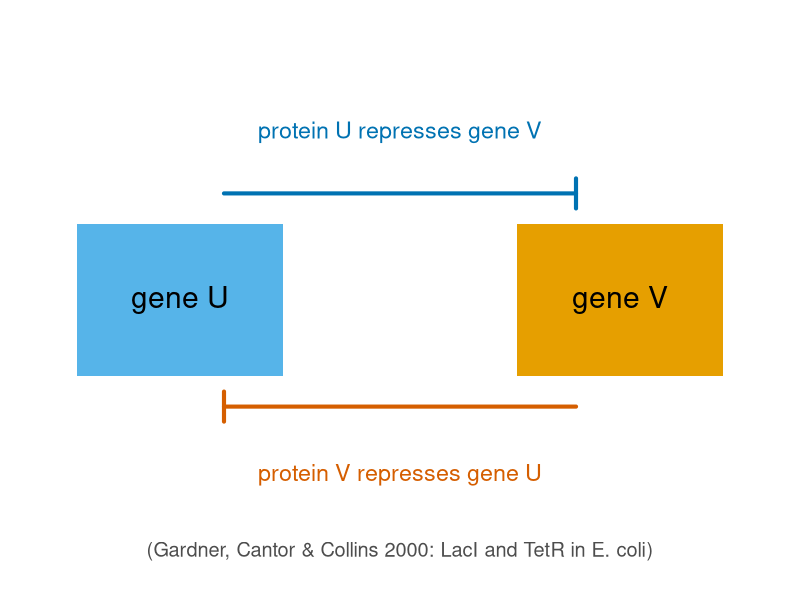
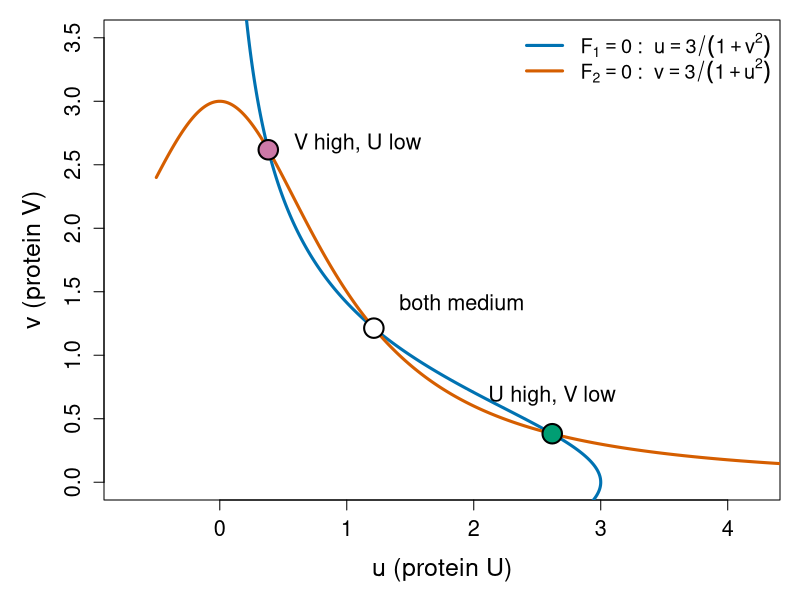
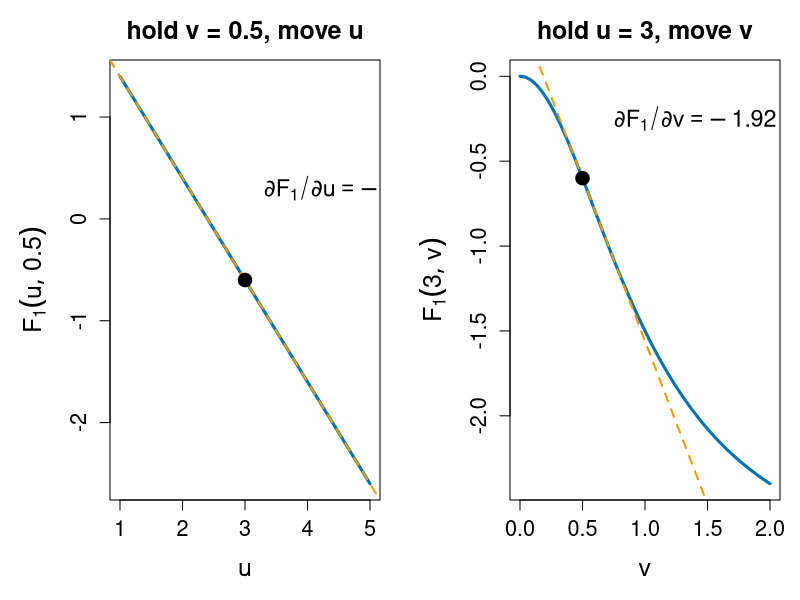
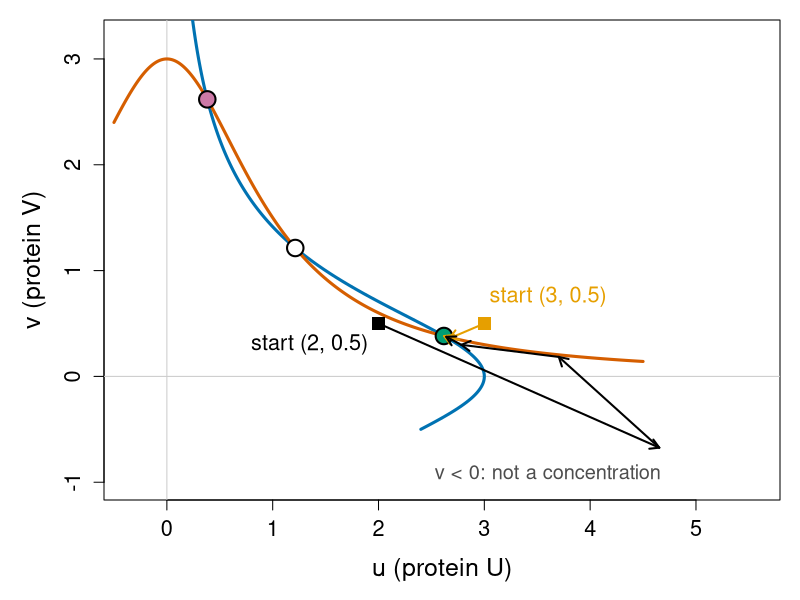
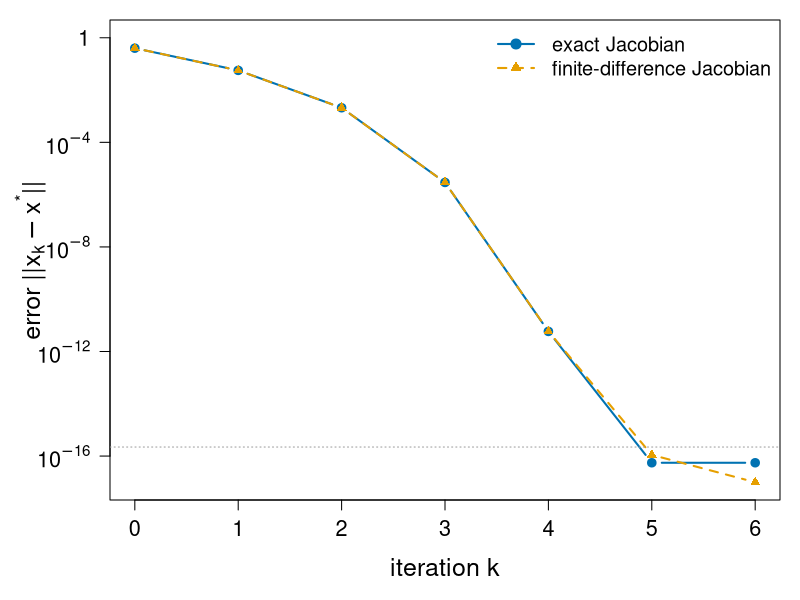
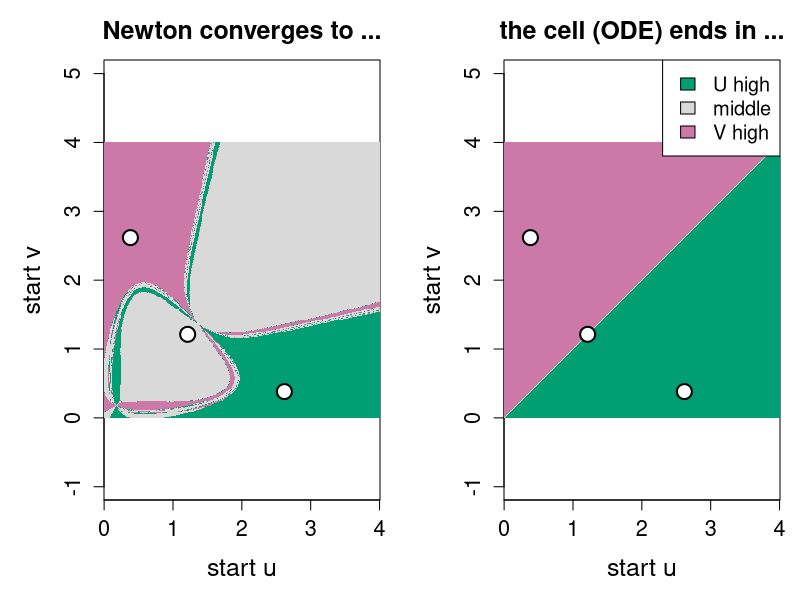
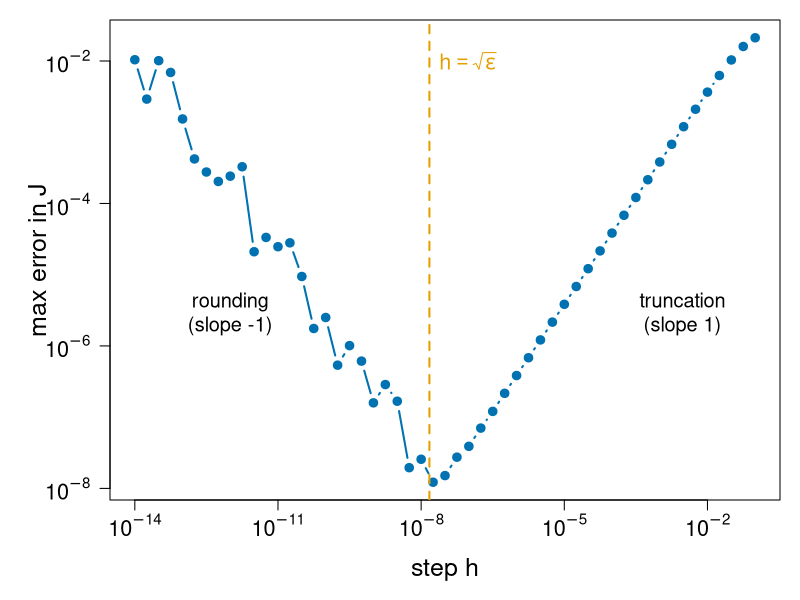
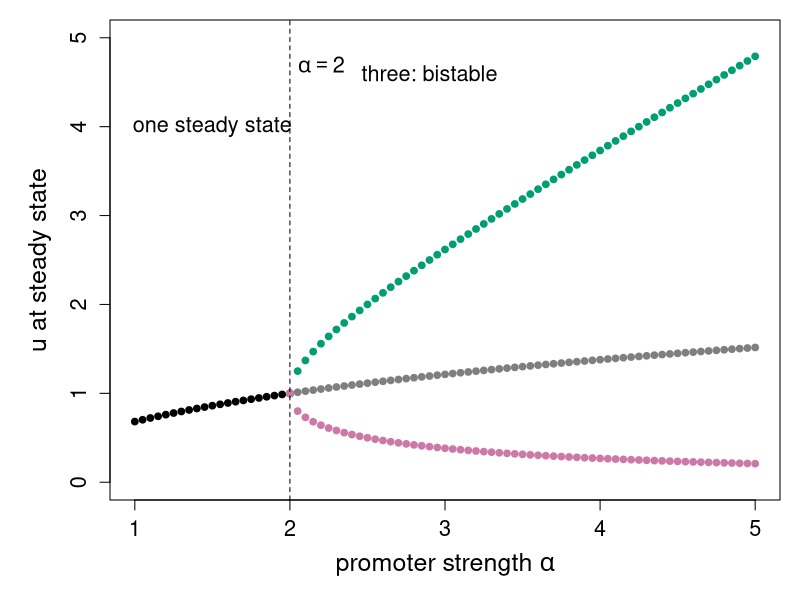

Here is the R script that generated these plots, in order:
# Figures for the newton-systems/ unit ("Newton for systems of equations").
#
# Re-run by hand from this folder (it is NOT run by `quarto render`):
#   cd newton-systems && Rscript make-newton-systems-figs.R
#
# Base R graphics only (grDevices::svg). Colours are Okabe-Ito
# (colour-blind safe). Running example: the symmetric two-gene toggle switch
#   du/dt = alpha / (1 + v^n) - u,   dv/dt = alpha / (1 + u^n) - v
# with alpha = 3, n = 2 (steady states (2.618, 0.382), (1.213, 1.213),
# (0.382, 2.618)). Makes:
#   fig01-toggle-circuit.svg   the circuit: two genes repressing each other
#   fig02-steady-states.svg    the curves F1 = 0 and F2 = 0 and their 3 crossings
#   fig03-partials.svg         partial derivatives as slopes of slices
#   fig04-newton-path.svg      Newton iterates from two starts
#   fig05-error-iter.svg       error vs iteration: exact and finite-difference J
#   fig06-basins.svg           which steady state Newton finds vs where the cell goes
#   fig07-fd-error.svg         error of the finite-difference Jacobian vs h
#   fig08-alpha-scan.svg       steady states vs promoter strength alpha

oi <- c(orange = "#E69F00", sky = "#56B4E9", green = "#009E73",
        yellow = "#F0E442", blue = "#0072B2", red = "#D55E00",
        purple = "#CC79A7", grey = "#999999")

alpha <- 3; n <- 2
Fx <- function(x, a = alpha) c(a / (1 + x[2]^n) - x[1], a / (1 + x[1]^n) - x[2])
Jx <- function(x, a = alpha) {
  u <- x[1]; v <- x[2]
  matrix(c(-1, -a * n * v^(n - 1) / (1 + v^n)^2,
           -a * n * u^(n - 1) / (1 + u^n)^2, -1), 2, byrow = TRUE)
}
fdJ <- function(F, x, h = sqrt(.Machine$double.eps)) {
  f0 <- F(x); Jm <- matrix(0, length(f0), length(x))
  for (j in seq_along(x)) {
    xh <- x; hj <- h * max(abs(x[j]), 1); xh[j] <- x[j] + hj
    Jm[, j] <- (F(xh) - f0) / hj
  }
  Jm
}
newton_path <- function(x, Jf = Jx, maxit = 30, tol = 1e-14) {
  P <- matrix(x, nrow = 1)
  for (k in 1:maxit) {
    d <- solve(Jf(x), -Fx(x)); x <- x + d; P <- rbind(P, x)
    if (sqrt(sum(d^2)) < tol) break
  }
  P
}
x_hi  <- c((3 + sqrt(5)) / 2, (3 - sqrt(5)) / 2)
x_lo  <- rev(x_hi)
x_mid <- rep(uniroot(function(u) u^3 + u - 3, c(0, 3), tol = 1e-15)$root, 2)

big <- function() par(cex.lab = 1.5, cex.axis = 1.3, cex.main = 1.5)

## ---- fig01: the circuit ---------------------------------------------------
svg("fig01-toggle-circuit.svg", width = 10, height = 3.6)
par(mar = c(0.2, 0.2, 0.2, 0.2))
plot(NA, xlim = c(0, 10), ylim = c(0, 3.6), axes = FALSE, xlab = "", ylab = "")
rect(0.6, 1.3, 3.4, 2.3, col = oi["sky"], border = NA)
rect(6.6, 1.3, 9.4, 2.3, col = oi["orange"], border = NA)
text(2, 1.8, "gene U", cex = 1.8); text(8, 1.8, "gene V", cex = 1.8)
# repression arrows: flat heads (angle = 90)
arrows(2.6, 2.5, 7.4, 2.5, angle = 90, length = 0.15, lwd = 4, col = oi["blue"])
arrows(7.4, 1.1, 2.6, 1.1, angle = 90, length = 0.15, lwd = 4, col = oi["red"])
text(5, 2.9, "protein U represses gene V", cex = 1.4, col = oi["blue"])
text(5, 0.65, "protein V represses gene U", cex = 1.4, col = oi["red"])
text(5, 0.15, "(Gardner, Cantor & Collins 2000: LacI and TetR in E. coli)", cex = 1.2, col = "grey30")
dev.off()

## ---- fig02: the two curves and the three steady states -------------------
nullcl <- function() {
  s <- seq(-0.5, 4.5, length.out = 400)
  lines(alpha / (1 + s^2), s, col = oi["blue"], lwd = 3)   # F1 = 0: u = 3/(1+v^2)
  lines(s, alpha / (1 + s^2), col = oi["red"], lwd = 3)    # F2 = 0: v = 3/(1+u^2)
}
svg("fig02-steady-states.svg", width = 7.5, height = 6.5)
par(mar = c(5, 5.2, 1, 1)); big()
plot(NA, xlim = c(0, 3.5), ylim = c(0, 3.5), xlab = "u (protein U)",
     ylab = "v (protein V)", asp = 1)
nullcl()
pts <- rbind(x_hi, x_mid, x_lo)
points(pts, pch = 21, bg = c(oi["green"], "white", oi["purple"]), cex = 2.6, lwd = 2)
text(x_hi[1], x_hi[2] + 0.3, "U high, V low", cex = 1.3)
text(x_lo[1] + 0.2, x_lo[2] + 0.05, "V high, U low", cex = 1.3, adj = 0)
text(x_mid[1] + 0.2, x_mid[2] + 0.2, "both medium", cex = 1.3, adj = 0)
legend("topright", c(expression(F[1] == 0 ~ ": " ~ u == 3/(1+v^2)),
                     expression(F[2] == 0 ~ ": " ~ v == 3/(1+u^2))),
       col = c(oi["blue"], oi["red"]), lwd = 3, cex = 1.2, bty = "n")
dev.off()

## ---- fig03: partial derivatives as slopes of slices -----------------------
svg("fig03-partials.svg", width = 12, height = 4.8)
par(mfrow = c(1, 2), mar = c(5, 5.5, 3, 1)); big()
u <- seq(1, 5, length.out = 200)
plot(u, alpha / (1 + 0.5^2) - u, type = "l", lwd = 3, col = oi["blue"],
     xlab = "u", ylab = expression(F[1](u, 0.5)),
     main = "hold v = 0.5, move u")
abline(a = alpha / 1.25, b = -1, lty = 2, lwd = 2, col = oi["orange"])
points(3, -0.6, pch = 19, cex = 1.8)
text(3.3, 0.3, expression(partialdiff * F[1] / partialdiff * u == -1), cex = 1.4, adj = 0)
v <- seq(0, 2, length.out = 200)
plot(v, alpha / (1 + v^2) - 3, type = "l", lwd = 3, col = oi["blue"],
     xlab = "v", ylab = expression(F[1](3, v)),
     main = "hold u = 3, move v")
abline(a = -0.6 + 1.92 * 0.5, b = -1.92, lty = 2, lwd = 2, col = oi["orange"])
points(0.5, -0.6, pch = 19, cex = 1.8)
text(0.75, -0.25, expression(partialdiff * F[1] / partialdiff * v == -1.92), cex = 1.4, adj = 0)
dev.off()

## ---- fig04: Newton paths --------------------------------------------------
svg("fig04-newton-path.svg", width = 8, height = 6.5)
par(mar = c(5, 5.2, 1, 1)); big()
plot(NA, xlim = c(0, 5.2), ylim = c(-1, 3.2), xlab = "u (protein U)",
     ylab = "v (protein V)", asp = 1)
abline(h = 0, v = 0, col = "grey80")
nullcl()
points(pts, pch = 21, bg = c(oi["green"], "white", oi["purple"]), cex = 2.2, lwd = 2)
P1 <- newton_path(c(3, 0.5)); P2 <- newton_path(c(2, 0.5))
for (P in list(list(P1, oi["orange"]), list(P2, "black"))) {
  M <- P[[1]]; k <- nrow(M)
  long <- sqrt(rowSums((M[-1, , drop = FALSE] - M[-k, , drop = FALSE])^2)) > 0.03
  arrows(M[-k, 1][long], M[-k, 2][long], M[-1, 1][long], M[-1, 2][long],
         length = 0.1, lwd = 2, col = P[[2]])
  points(M[1, 1], M[1, 2], pch = 15, cex = 1.8, col = P[[2]])
}
text(3.05, 0.75, "start (3, 0.5)", cex = 1.3, col = oi["orange"], adj = 0)
text(1.9, 0.3, "start (2, 0.5)", cex = 1.3, adj = 1)
text(3.6, -0.9, "v < 0: not a concentration", cex = 1.2, col = "grey30")
dev.off()

## ---- fig05: error vs iteration --------------------------------------------
svg("fig05-error-iter.svg", width = 8, height = 5.5)
par(mar = c(5, 5.5, 1, 1)); big()
e_ex <- apply(newton_path(c(3, 0.5)), 1, function(x) sqrt(sum((x - x_hi)^2)))
e_fd <- apply(newton_path(c(3, 0.5), Jf = function(x) fdJ(Fx, x)), 1,
              function(x) sqrt(sum((x - x_hi)^2)))
e_ex[e_ex == 0] <- 1e-17; e_fd[e_fd == 0] <- 1e-17
plot(seq_along(e_ex) - 1, e_ex, log = "y", type = "b", pch = 19, lwd = 2,
     col = oi["blue"], ylim = c(1e-17, 1), xlim = c(0, 6), yaxt = "n",
     xlab = "iteration k", ylab = expression("error " * "||" * x[k] - x^"*" * "||"))
axis(2, at = 10^c(-16, -12, -8, -4, 0), labels = expression(10^-16, 10^-12, 10^-8, 10^-4, 1), las = 1)
lines(seq_along(e_fd) - 1, e_fd, type = "b", pch = 17, lwd = 2, lty = 2, col = oi["orange"])
abline(h = .Machine$double.eps, col = oi["grey"], lty = 3)
legend("topright", c("exact Jacobian", "finite-difference Jacobian"),
       col = c(oi["blue"], oi["orange"]), pch = c(19, 17), lty = c(1, 2), lwd = 2,
       cex = 1.2, bty = "n")
dev.off()

## ---- fig06: basins: Newton vs the ODE --------------------------------------
g <- seq(0.005, 4, length.out = 300)
U <- matrix(rep(g, times = length(g)), length(g))         # U[i, j] = g[i]
V <- matrix(rep(g, each = length(g)), length(g))          # V[i, j] = g[j]
u <- U; v <- V
for (k in 1:60) {                     # vectorised Newton with a 2x2 Cramer solve
  f1 <- alpha / (1 + v^2) - u; f2 <- alpha / (1 + u^2) - v
  b <- -2 * alpha * v / (1 + v^2)^2; c <- -2 * alpha * u / (1 + u^2)^2
  det <- 1 - b * c                    # J = [-1 b; c -1]
  du <- (f1 + b * f2) / det           # solve J d = -F
  dv <- (c * f1 + f2) / det
  u <- u + du; v <- v + dv
}
cls <- function(u, v) {
  out <- matrix(4, nrow(u), ncol(u))  # 4 = no convergence
  ok <- is.finite(u) & is.finite(v)
  out[ok & abs(u - x_hi[1]) + abs(v - x_hi[2]) < 1e-6] <- 1
  out[ok & abs(u - x_mid[1]) + abs(v - x_mid[2]) < 1e-6] <- 2
  out[ok & abs(u - x_lo[1]) + abs(v - x_lo[2]) < 1e-6] <- 3
  out
}
Bn <- cls(u, v)
u <- U; v <- V
for (k in 1:2000) {                   # Euler steps of the ODE, dt = 0.05, to t = 100
  du <- alpha / (1 + v^2) - u; dv <- alpha / (1 + u^2) - v
  u <- u + 0.05 * du; v <- v + 0.05 * dv
}
Bo <- cls(u, v)
cols <- c(oi["green"], "grey85", oi["purple"], "black")
svg("fig06-basins.svg", width = 12, height = 5.8)
par(mfrow = c(1, 2), mar = c(5, 5.2, 3, 1)); big()
for (B in list(list(Bn, "Newton converges to ..."), list(Bo, "the cell (ODE) ends in ..."))) {
  image(g, g, B[[1]], col = cols, breaks = 0.5:4.5, xlab = "start u", ylab = "start v",
        main = B[[2]], asp = 1, useRaster = TRUE)
  points(pts, pch = 21, bg = "white", cex = 2, lwd = 2)
}
legend("topright", c("U high", "middle", "V high"), fill = cols[1:3], cex = 1.2, bg = "white")
dev.off()
cat("Newton basin shares (hi, mid, lo, fail):", round(tabulate(Bn, 4) / length(Bn), 3), "\n")

## ---- fig07: finite-difference Jacobian error vs h --------------------------
hs <- 10^seq(-1, -14, by = -0.25)
err <- sapply(hs, function(h) max(abs(fdJ(Fx, c(3, 0.5), h) - Jx(c(3, 0.5)))))
svg("fig07-fd-error.svg", width = 8, height = 5.5)
par(mar = c(5, 5.5, 1, 1)); big()
plot(hs, err, log = "xy", type = "b", pch = 19, lwd = 2, col = oi["blue"],
     xlab = "step h", ylab = "max error in J", xaxt = "n", yaxt = "n")
axis(1, at = 10^c(-14, -11, -8, -5, -2), labels = expression(10^-14, 10^-11, 10^-8, 10^-5, 10^-2))
axis(2, at = 10^c(-8, -6, -4, -2), labels = expression(10^-8, 10^-6, 10^-4, 10^-2), las = 1)
abline(v = sqrt(.Machine$double.eps), lty = 2, col = oi["orange"], lwd = 2)
text(sqrt(.Machine$double.eps) * 1.6, 1e-2, expression(h == sqrt(epsilon)), adj = 0,
     cex = 1.3, col = oi["orange"])
text(3e-3, 3e-6, "truncation\n(slope 1)", cex = 1.2)
text(1e-12, 3e-6, "rounding\n(slope -1)", cex = 1.2)
dev.off()

## ---- fig08: steady states vs alpha -----------------------------------------
svg("fig08-alpha-scan.svg", width = 8, height = 5.5)
par(mar = c(5, 5.5, 1, 1)); big()
plot(NA, xlim = c(1, 5), ylim = c(0, 5), xlab = expression("promoter strength " * alpha),
     ylab = "u at steady state")
starts <- as.matrix(expand.grid(seq(0.1, 5, length.out = 7), seq(0.1, 5, length.out = 7)))
for (a in seq(1, 5, by = 0.05)) {
  found <- NULL
  for (i in seq_len(nrow(starts))) {
    x <- starts[i, ]
    for (k in 1:50) {
      d <- tryCatch(solve(Jx(x, a), -Fx(x, a)), error = function(e) c(NaN, NaN))
      x <- x + d
      if (!all(is.finite(x))) break
      if (sqrt(sum(d^2)) < 1e-12) break
    }
    if (all(is.finite(x)) && sqrt(sum(Fx(x, a)^2)) < 1e-10) found <- rbind(found, x)
  }
  found <- unique(round(found, 6))
  sym <- abs(found[, 1] - found[, 2]) < 1e-6
  points(rep(a, sum(sym)), found[sym, 1], pch = 19, cex = 0.9,
         col = ifelse(a > 2, "grey50", "black"))
  points(rep(a, sum(!sym)), found[!sym, 1], pch = 19, cex = 0.9,
         col = ifelse(found[!sym, 1] > found[!sym, 2], oi["green"], oi["purple"]))
}
abline(v = 2, lty = 2)
text(2.05, 4.7, expression(alpha == 2), adj = 0, cex = 1.3)
text(1.5, 4.0, "one steady state", cex = 1.3)
text(2.9, 4.6, "three: bistable", cex = 1.3)
dev.off()
